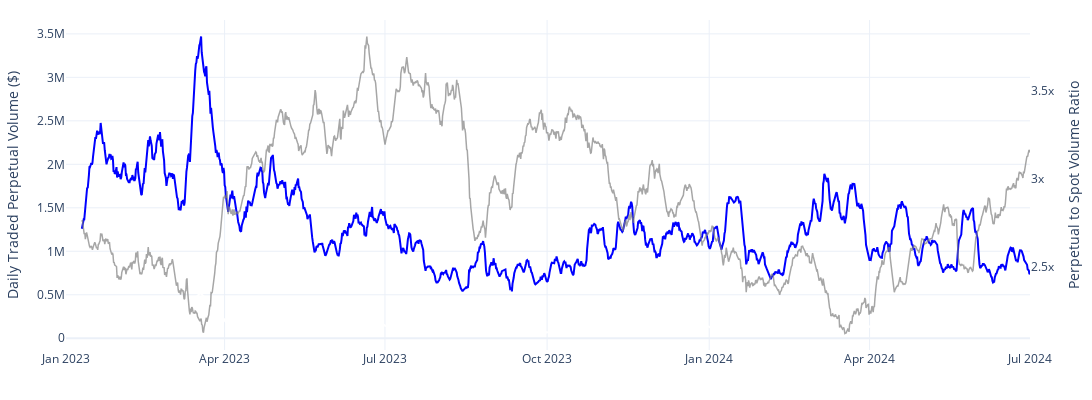

The notebook cell saved with this chart:
### Code cell
# file_path = './data/all_exchanges.csv' 
file_path = './data/processed/binance.csv' 
df = pd.read_csv(file_path)

perp_df = df[df['contract'] == 'perpetual']

perp_df['time'] = pd.to_datetime(perp_df['time'])

daily_volume_perp = perp_df.groupby('time')['volume'].sum().reset_index()

daily_volume_perp['30_day_rolling_avg'] = daily_volume_perp['volume'].rolling(window=28).mean()

spot_df = df[df['contract'] == 'spot']

daily_volume_spot = spot_df.groupby('time')['volume'].sum().reset_index()

daily_volume_spot['30_day_rolling_avg'] = daily_volume_spot['volume'].rolling(window=28).mean()

fig = go.Figure()

fig.add_trace(go.Scatter(
    x=daily_volume_spot['time'],
    y=daily_volume_spot['30_day_rolling_avg'],
    mode='lines',
    name='Spot',
    yaxis='y1',
    line=dict(width=2, color='white')
))

fig.add_trace(go.Scatter(
    x=daily_volume_spot['time'],
    y=(daily_volume_perp['30_day_rolling_avg'] / daily_volume_spot['30_day_rolling_avg']),
    mode='lines',
    name='Ratio',
    yaxis='y2',
    line=dict(width=1.5, color='grey'),
    opacity=0.7
))

fig.add_trace(go.Scatter(
    x=daily_volume_perp['time'],
    y=daily_volume_perp['30_day_rolling_avg'],
    mode='lines',
    name='Perpetual',
    yaxis='y1',
    line=dict(width=2, color='blue')
))


fig.update_layout(
    yaxis=dict(title="Daily Traded Perpetual Volume ($)", showgrid=True),
    yaxis2=dict(title='Perpetual to Spot Volume Ratio', overlaying='y', side='right', showgrid=False, ticksuffix='x'),
    template='plotly_white',
    hovermode='x unified',
    width=1200,
    height=400,
    legend=dict(orientation='h', x=0.5, y=-0.2, xanchor='center'),
    showlegend=False,
    margin=dict(l=50, r=50, t=20, b=50)
)

fig.update_xaxes(
    tickformat='%b %Y',
    tickangle=0,
    showgrid=True,
    zeroline=True,
    showticklabels=True,
    dtick='M3'
)

fig.show()

### Figure 1 — Plotly figure (JSON) as saved in the notebook; plotly's stock layout.template omitted (floating-point values rounded to 4 significant figures; data arrays with more than 128 entries replaced by an {"elided": "..."} marker saying what was removed)
{"data": [{"line": {"color": "white", "width": 2}, "mode": "lines", "name": "Spot", "type": "scatter", "x": {"elided": "1642 str values"}, "y": {"elided": "1642 float values"}, "yaxis": "y"}, {"line": {"color": "grey", "width": 1.5}, "mode": "lines", "name": "Ratio", "opacity": 0.7, "type": "scatter", "x": {"elided": "1642 str values"}, "y": {"elided": "1642 float values"}, "yaxis": "y2"}, {"line": {"color": "blue", "width": 2}, "mode": "lines", "name": "Perpetual", "type": "scatter", "x": {"elided": "1642 str values"}, "y": {"elided": "1642 float values"}, "yaxis": "y"}], "layout": {"height": 400, "hovermode": "x unified", "legend": {"orientation": "h", "x": 0.5, "xanchor": "center", "y": -0.2}, "margin": {"b": 50, "l": 50, "r": 50, "t": 20}, "showlegend": false, "width": 1200, "xaxis": {"dtick": "M3", "showgrid": true, "showticklabels": true, "tickangle": 0, "tickformat": "%b %Y", "zeroline": true}, "yaxis": {"showgrid": true, "title": {"text": "Daily Traded Perpetual Volume ($)"}}, "yaxis2": {"overlaying": "y", "showgrid": false, "side": "right", "ticksuffix": "x", "title": {"text": "Perpetual to Spot Volume Ratio"}}}}
